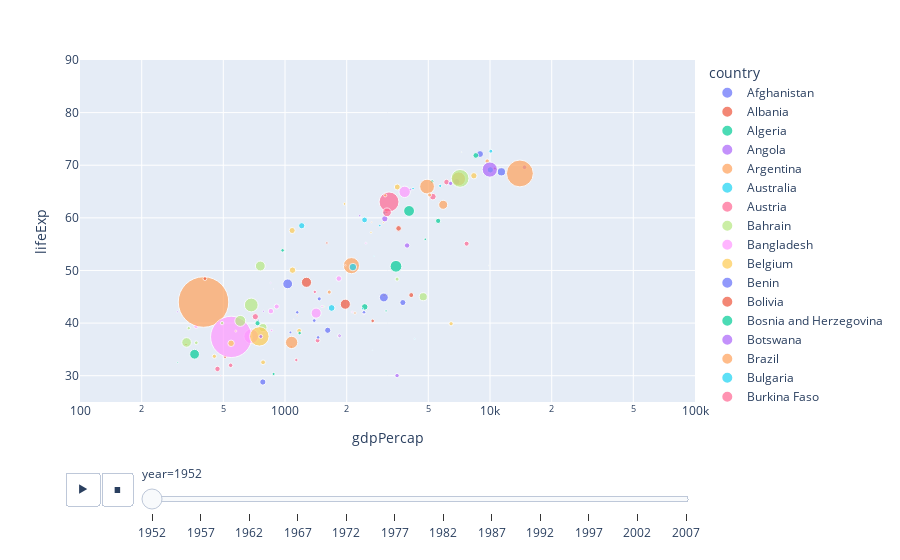

Notebook code cell kept with this figure:
### Code cell
fig = px.scatter(df,x='gdpPercap',
                 y='lifeExp',size='pop',color='country',animation_frame='year',
                 animation_group='continent',log_x=True,size_max=55,range_x=[100,100000],range_y=[25,90])
fig.show()
